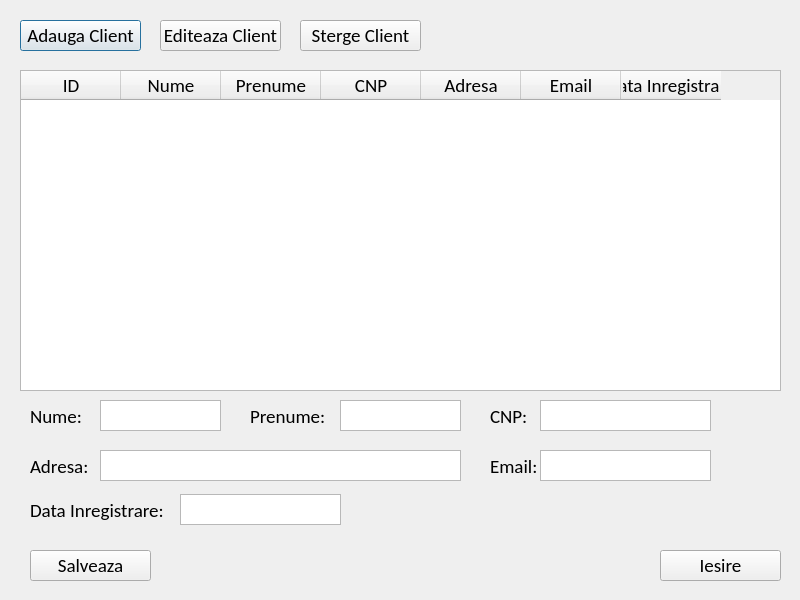
<?xml version="1.0" encoding="UTF-8"?>
<ui version="4.0">
 <class>Dialog_clienti</class>
 <widget class="QDialog" name="Dialog_clienti">
  <property name="geometry">
   <rect>
    <x>0</x>
    <y>0</y>
    <width>800</width>
    <height>600</height>
   </rect>
  </property>
  <property name="windowTitle">
   <string>Dialog</string>
  </property>
  <widget class="QTableWidget" name="table">
   <property name="geometry">
    <rect>
     <x>20</x>
     <y>70</y>
     <width>761</width>
     <height>321</height>
    </rect>
   </property>
   <property name="font">
    <font>
     <family>Calibri</family>
     <pointsize>14</pointsize>
    </font>
   </property>
   <column>
    <property name="text">
     <string>ID</string>
    </property>
   </column>
   <column>
    <property name="text">
     <string>Nume</string>
    </property>
   </column>
   <column>
    <property name="text">
     <string>Prenume</string>
    </property>
   </column>
   <column>
    <property name="text">
     <string>CNP</string>
    </property>
   </column>
   <column>
    <property name="text">
     <string>Adresa</string>
    </property>
   </column>
   <column>
    <property name="text">
     <string>Email</string>
    </property>
   </column>
   <column>
    <property name="text">
     <string>Data Inregistrare</string>
    </property>
   </column>
  </widget>
  <widget class="QPushButton" name="button_adauga">
   <property name="geometry">
    <rect>
     <x>20</x>
     <y>20</y>
     <width>121</width>
     <height>31</height>
    </rect>
   </property>
   <property name="font">
    <font>
     <family>Calibri</family>
     <pointsize>14</pointsize>
    </font>
   </property>
   <property name="text">
    <string>Adauga Client</string>
   </property>
  </widget>
  <widget class="QPushButton" name="button_editeaza">
   <property name="geometry">
    <rect>
     <x>160</x>
     <y>20</y>
     <width>121</width>
     <height>31</height>
    </rect>
   </property>
   <property name="font">
    <font>
     <family>Calibri</family>
     <pointsize>14</pointsize>
    </font>
   </property>
   <property name="text">
    <string>Editeaza Client</string>
   </property>
  </widget>
  <widget class="QPushButton" name="button_sterge">
   <property name="geometry">
    <rect>
     <x>300</x>
     <y>20</y>
     <width>121</width>
     <height>31</height>
    </rect>
   </property>
   <property name="font">
    <font>
     <family>Calibri</family>
     <pointsize>14</pointsize>
    </font>
   </property>
   <property name="text">
    <string>Sterge Client</string>
   </property>
  </widget>
  <widget class="QTextEdit" name="text_nume">
   <property name="geometry">
    <rect>
     <x>100</x>
     <y>400</y>
     <width>121</width>
     <height>31</height>
    </rect>
   </property>
   <property name="font">
    <font>
     <family>Calibri</family>
     <pointsize>12</pointsize>
    </font>
   </property>
  </widget>
  <widget class="QTextEdit" name="text_prenume">
   <property name="geometry">
    <rect>
     <x>340</x>
     <y>400</y>
     <width>121</width>
     <height>31</height>
    </rect>
   </property>
   <property name="font">
    <font>
     <family>Calibri</family>
     <pointsize>12</pointsize>
    </font>
   </property>
  </widget>
  <widget class="QTextEdit" name="text_cnp">
   <property name="geometry">
    <rect>
     <x>540</x>
     <y>400</y>
     <width>171</width>
     <height>31</height>
    </rect>
   </property>
   <property name="font">
    <font>
     <family>Calibri</family>
     <pointsize>12</pointsize>
    </font>
   </property>
  </widget>
  <widget class="QLabel" name="label">
   <property name="geometry">
    <rect>
     <x>30</x>
     <y>410</y>
     <width>81</width>
     <height>13</height>
    </rect>
   </property>
   <property name="font">
    <font>
     <family>Calibri</family>
     <pointsize>14</pointsize>
    </font>
   </property>
   <property name="text">
    <string>Nume:</string>
   </property>
  </widget>
  <widget class="QLabel" name="label_2">
   <property name="geometry">
    <rect>
     <x>250</x>
     <y>410</y>
     <width>81</width>
     <height>13</height>
    </rect>
   </property>
   <property name="font">
    <font>
     <family>Calibri</family>
     <pointsize>14</pointsize>
    </font>
   </property>
   <property name="text">
    <string>Prenume:</string>
   </property>
  </widget>
  <widget class="QLabel" name="label_3">
   <property name="geometry">
    <rect>
     <x>490</x>
     <y>410</y>
     <width>81</width>
     <height>13</height>
    </rect>
   </property>
   <property name="font">
    <font>
     <family>Calibri</family>
     <pointsize>14</pointsize>
    </font>
   </property>
   <property name="text">
    <string>CNP:</string>
   </property>
  </widget>
  <widget class="QLabel" name="label_4">
   <property name="geometry">
    <rect>
     <x>30</x>
     <y>460</y>
     <width>71</width>
     <height>13</height>
    </rect>
   </property>
   <property name="font">
    <font>
     <family>Calibri</family>
     <pointsize>14</pointsize>
    </font>
   </property>
   <property name="text">
    <string>Adresa:</string>
   </property>
  </widget>
  <widget class="QTextEdit" name="text_adresa">
   <property name="geometry">
    <rect>
     <x>100</x>
     <y>450</y>
     <width>361</width>
     <height>31</height>
    </rect>
   </property>
   <property name="font">
    <font>
     <family>Calibri</family>
     <pointsize>12</pointsize>
    </font>
   </property>
  </widget>
  <widget class="QTextEdit" name="text_email">
   <property name="geometry">
    <rect>
     <x>540</x>
     <y>450</y>
     <width>171</width>
     <height>31</height>
    </rect>
   </property>
   <property name="font">
    <font>
     <family>Calibri</family>
     <pointsize>12</pointsize>
    </font>
   </property>
  </widget>
  <widget class="QLabel" name="label_5">
   <property name="geometry">
    <rect>
     <x>490</x>
     <y>460</y>
     <width>81</width>
     <height>13</height>
    </rect>
   </property>
   <property name="font">
    <font>
     <family>Calibri</family>
     <pointsize>14</pointsize>
    </font>
   </property>
   <property name="text">
    <string>Email:</string>
   </property>
  </widget>
  <widget class="QLabel" name="label_6">
   <property name="geometry">
    <rect>
     <x>30</x>
     <y>500</y>
     <width>151</width>
     <height>21</height>
    </rect>
   </property>
   <property name="font">
    <font>
     <family>Calibri</family>
     <pointsize>14</pointsize>
    </font>
   </property>
   <property name="text">
    <string>Data Inregistrare:</string>
   </property>
  </widget>
  <widget class="QTextEdit" name="text_data">
   <property name="geometry">
    <rect>
     <x>180</x>
     <y>494</y>
     <width>161</width>
     <height>31</height>
    </rect>
   </property>
   <property name="font">
    <font>
     <family>Calibri</family>
     <pointsize>12</pointsize>
    </font>
   </property>
   <property name="toolTip">
    <string>DD.MM.YYYY</string>
   </property>
  </widget>
  <widget class="QPushButton" name="button_salveaza">
   <property name="geometry">
    <rect>
     <x>30</x>
     <y>550</y>
     <width>121</width>
     <height>31</height>
    </rect>
   </property>
   <property name="font">
    <font>
     <family>Calibri</family>
     <pointsize>14</pointsize>
    </font>
   </property>
   <property name="text">
    <string>Salveaza</string>
   </property>
  </widget>
  <widget class="QPushButton" name="button_iesire">
   <property name="geometry">
    <rect>
     <x>660</x>
     <y>550</y>
     <width>121</width>
     <height>31</height>
    </rect>
   </property>
   <property name="font">
    <font>
     <family>Calibri</family>
     <pointsize>14</pointsize>
    </font>
   </property>
   <property name="text">
    <string>Iesire</string>
   </property>
  </widget>
 </widget>
 <resources/>
 <connections/>
</ui>
